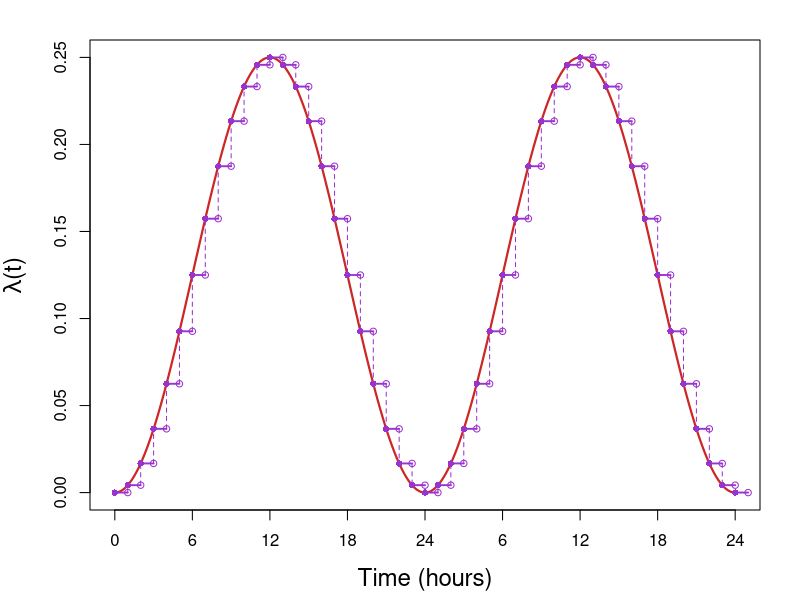

Source code (R):
rm(list=ls());gc()

mar_default <- c(5.1, 4.1, 4.1, 2.1)
par(mar=c(4.5,4.5,2,2))

dt <- 0.01
x <- seq(0,48,by=dt)

# the inhomogeneous intensity function
cyclicIntensity <- function(t,fudge=T){
  if(fudge){
    (1/8)*sin((t - 6)*2*pi/24)+((1/8)+.Machine$double.eps)
  } else {
    (1/8)*sin((t - 6)*2*pi/24)+(1/8)
  }
}

cyclicApprox <- approx(x = 0:23,y = cyclicIntensity(0:23),method = "constant",n=length(0:23))


# Intensity
plot(x,cyclicIntensity(x),type="l",ylim = c(0,0.25),xaxt="n",
     xlab = "Time (hours)",ylab = expression(paste(lambda,"(t)")),
     col="firebrick3",lwd=2.15,cex.lab=1.45)

for(i in 0:48){

  j <- (i %% 24) + 1

  segments(x0 = i,x1 = i+1,
           y0 = cyclicApprox$y[j],y1 = cyclicApprox$y[j],
           col = "darkorchid3",lwd=1.85)
  points(x=i,y=cyclicApprox$y[j],pch=16,col="darkorchid3",cex=0.85)
  points(x=i+1,y=cyclicApprox$y[j],pch=1,col="darkorchid3",cex=0.85)
  if(i != 48){
    segments(x0 = i+1,x1 = i+1,y0 = cyclicApprox$y[j],y1 = cyclicApprox$y[j+1],
             lty = 2,col="darkorchid3")
  }

}
axis(side = 1,at = c(0,cumsum(rep(6,48/6))),
     labels = c(0,as.character(rep(cumsum(rep(6,24/6)),times=2))))

# IntegratedCyclicIntensity <- function(t){
#   (1/8) * (t - ( (12 * sin( (pi*t) / 12 ) ) / pi ))
# }
#
# lambda <- cyclicIntensity(t = x,fudge = FALSE)
# lambda_discrete <- approx(x = x,y = cyclicIntensity(x,F),method = "constant",n = length(x)/50)
#
# Lambda <- IntegratedCyclicIntensity(t = x)
# Lambda_discrete <- cumsum(lambda_discrete$y*dt*50)
#
# plot(x,Lambda,type="l",col="firebrick3",lwd=2.5,xaxt="n")
#
#
# for(i in 1:(length(lambda_discrete$x)-1)){
#   segments(x0 = lambda_discrete$x[i],x1 = lambda_discrete$x[i+1],
#            y0 = Lambda_discrete[i],y1 = Lambda_discrete[i],
#            col = "darkorchid3",lwd=1.85)
#   points(x=lambda_discrete$x[i],y=Lambda_discrete[i],pch=16,col="darkorchid3",cex=0.85)
#   points(x=lambda_discrete$x[i+1],y=Lambda_discrete[i],pch=1,col="darkorchid3",cex=0.85)
#   if(i != length(lambda_discrete$x)-1){
#     segments(x0 = lambda_discrete$x[i+1],x1 = lambda_discrete$x[i+1],y0 = Lambda_discrete[i],y1 = Lambda_discrete[i+1],
#              lty = 2,col="darkorchid3")
#   }
# }
#
# axis(side = 1,at = c(0,cumsum(rep(6,48/6))),
#      labels = c(0,as.character(rep(cumsum(rep(6,24/6)),times=2))))
#
# par(mfrow=c(1,1))
